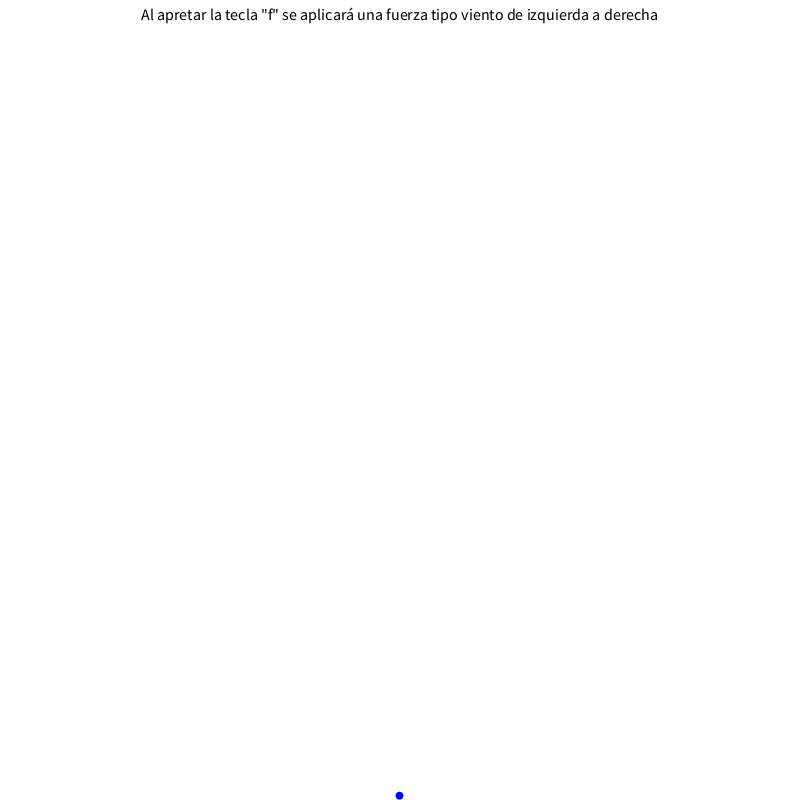
Frame 1 (no input)
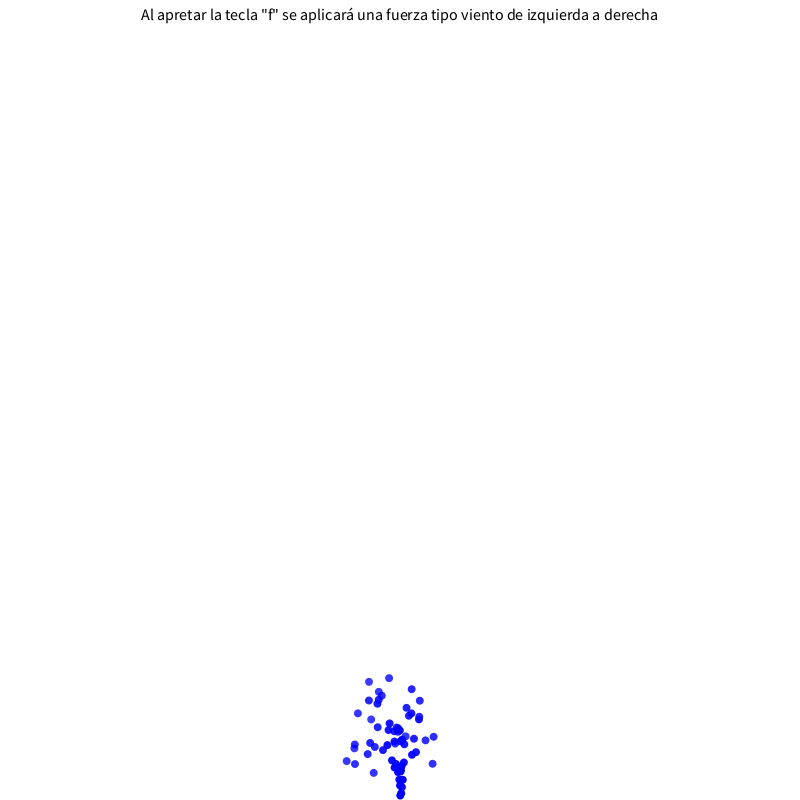
Frame 60 (the mouse pressed at the canvas centre just before this capture)
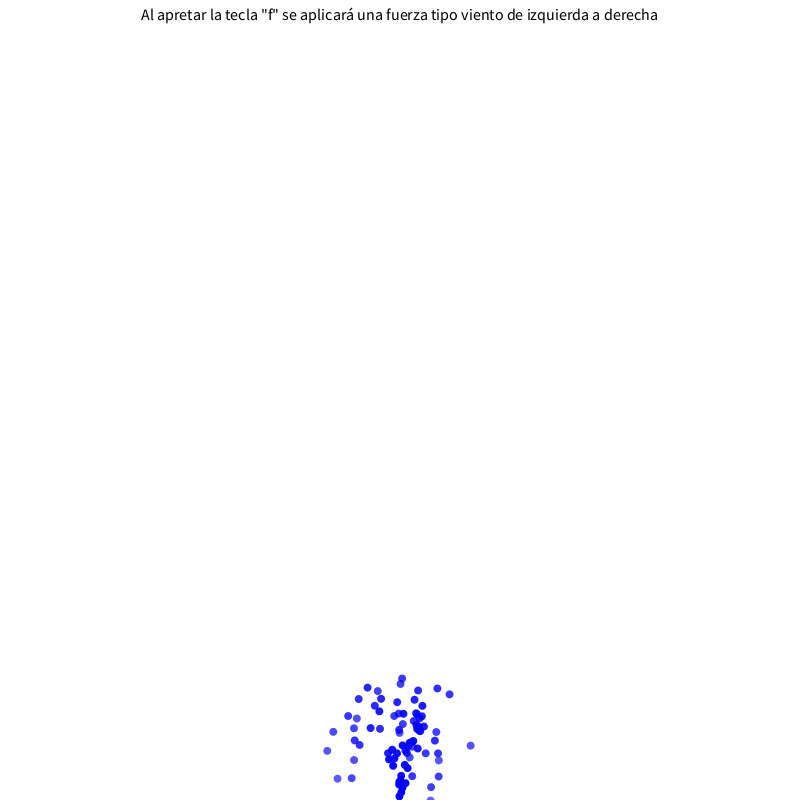
Frame 120 (the mouse held since frame 60 and released just before this capture)

The Processing sketch that drew these frames (run headless with seeded random() and noise(); from frame 60 on, the mouse is pressed at the canvas centre):

// Processing sketch: Fuente
// ── Fuente.pde
ArrayList<Particle> particles;
boolean applyWind = false;

void setup() {
  size(800, 800);
  particles = new ArrayList<Particle>();
}

void draw() {
  background(255);
  
  fill(0);
  textAlign(CENTER);
  textSize(16);
  text("Al apretar la tecla \"f\" se aplicará una fuerza tipo viento de izquierda a derecha", width/2, 20);
  
  particles.add(new Particle(width/2, height, random(3, 5)));
  
  if (applyWind) {
    for (Particle p : particles) {
      p.applyForce(new PVector(0.1, 0));
    }
  }
  
  for (int i = particles.size()-1; i >= 0; i--) {
    Particle p = particles.get(i);
    p.update();
    p.display();
    
    if (p.isFinished()) {
      particles.remove(i);
    }
  }
}

void keyPressed() {
  if (key == 'f' || key == 'F') {
    applyWind = !applyWind;
  }
}

// ── Particle.pde
class Particle {
  PVector position;
  PVector velocity;
  float lifespan;
  
  Particle(float x, float y, float speed) {
    position = new PVector(x, y);
    velocity = new PVector(random(-1, 1), -speed);
    lifespan = 255.0;
  }
  
  void applyForce(PVector force) {
    velocity.add(force);
  }
  
  void update() {
    position.add(velocity);
    velocity.add(0, 0.1);
    lifespan -= 1.0;
  }
  
  void display() {
    noStroke();
    fill(0, 0, 255, lifespan);
    ellipse(position.x, position.y, 8, 8);
  }
  
  boolean isFinished() {
    return lifespan < 0 || position.y > height;
  }
}
